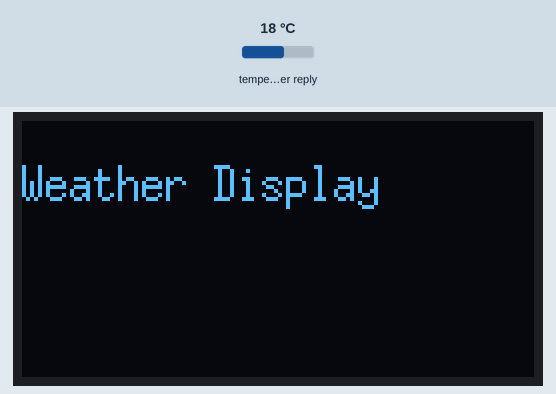
The sketch below on a simulated ESP32. Shown: 128×64 one-colour display. The test bench sets the inputs (shaded band); at power-on: temperature in the weather reply 18 °C. WiFi joins after 1.5 s; servers stay silent unless stated; web services answer with replies made up by the test bench; what the sketch prints to the serial monitor is not drawn.

Above: at 1.6 s.
At 10.8 s:
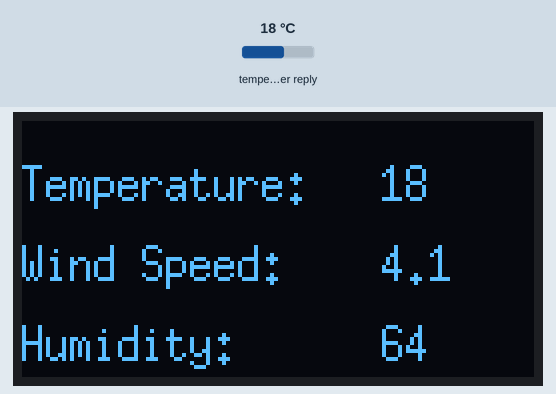
10.9 s: temperature in the weather reply set to -14 °C
At 21.1 s:
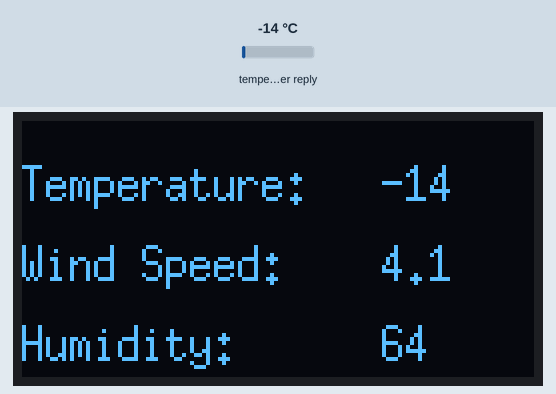
22.0 s: temperature in the weather reply set to 1 °C
At 31.2 s:
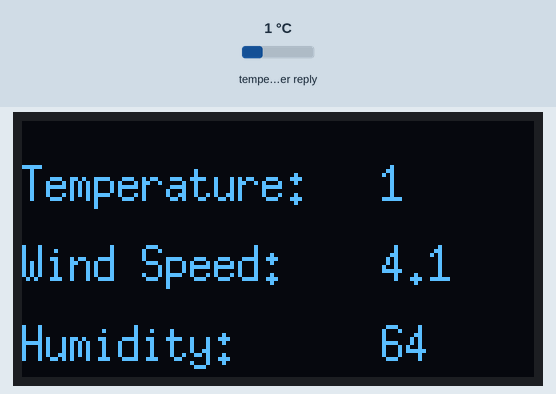
42.4 s: temperature in the weather reply set to -1 °C
At 52.8 s:
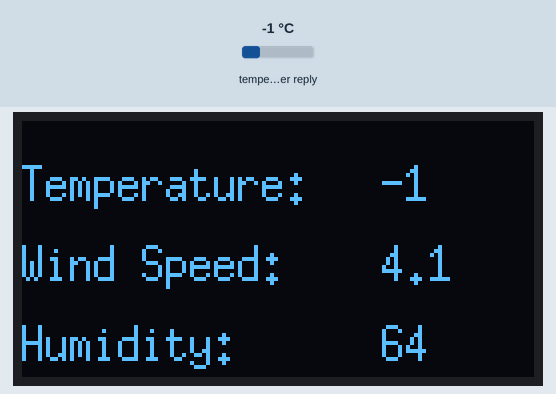
Timing chart, 0 to 54.3 s (numbered marks = the images above; inputs shaded):
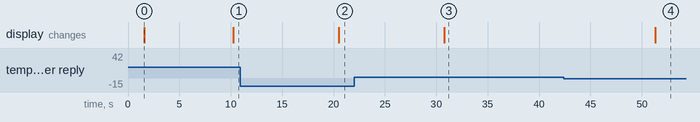

The sketch:

ESP32-Weather-Display.ino
```cpp
#include <WiFi.h>
#include <HTTPClient.h>
#include <Arduino_JSON.h>
#include <U8g2lib.h> // Include the U8g2 library

const char* ssid = "Wifi name";
const char* password = "wifi password";

// Your OpenWeatherMap API Key
String openWeatherMapApiKey = "API key";

String city = "city name";
String countryCode = "code"; // Country code

unsigned long lastTime = 0;
unsigned long timerDelay = 10000;

String jsonBuffer;

// Initialize OLED display
U8G2_SH1106_128X64_NONAME_F_HW_I2C u8g2(U8G2_R0, /* reset=*/ U8X8_PIN_NONE);


// Function declaration
String httpGETRequest(const char* serverName);
void displayWeatherData(JSONVar myObject);

void setup() {
  Serial.begin(115200);

  WiFi.begin(ssid, password);
  Serial.println("Connecting");
  while(WiFi.status() != WL_CONNECTED) {
    delay(500);
    Serial.print(".");
  }
  Serial.println("");
  Serial.print("Connected to WiFi network with IP Address: ");
  Serial.println(WiFi.localIP());

  // Initialize OLED display
  u8g2.begin();
  u8g2.clearBuffer();
u8g2.setFont(u8g2_font_6x13_tr);
  u8g2.drawStr(0, 20, "Weather Display");
  u8g2.sendBuffer();

  Serial.println("Timer set to 10 seconds (timerDelay variable), it will take 10 seconds before publishing the first reading.");
}

void loop() {
  if ((millis() - lastTime) > timerDelay) {
    if(WiFi.status() == WL_CONNECTED) {
      String serverPath = "http://api.openweathermap.org/data/2.5/weather?q=" + city + "," + countryCode + "&APPID=" + openWeatherMapApiKey +"&units=metric";

      jsonBuffer = httpGETRequest(serverPath.c_str());
      Serial.println(jsonBuffer);
      JSONVar myObject = JSON.parse(jsonBuffer);

      if (JSON.typeof(myObject) == "undefined") {
        Serial.println("Parsing input failed!");
        return;
      }

      displayWeatherData(myObject);

    } else {
      Serial.println("WiFi Disconnected");
    }
    lastTime = millis();
  }
}

void displayWeatherData(JSONVar myObject) {
  u8g2.clearBuffer();
  u8g2.setFont(u8g2_font_6x13_tr);


  u8g2.drawStr(0, 20, "Temperature: ");
  u8g2.setCursor(90, 20);
  u8g2.print(myObject["main"]["temp"]);

  u8g2.drawStr(0, 80, "Pressure: ");
  u8g2.setCursor(90, 80);
  u8g2.print(myObject["main"]["pressure"]);

  u8g2.drawStr(0, 60, "Humidity: ");
  u8g2.setCursor(90, 60);
  u8g2.print(myObject["main"]["humidity"]);

  u8g2.drawStr(0, 40, "Wind Speed: ");
  u8g2.setCursor(90, 40);
  u8g2.print(myObject["wind"]["speed"]);

  u8g2.sendBuffer();
}

String httpGETRequest(const char* serverName) {
  WiFiClient client;
  HTTPClient http;

  http.begin(client, serverName);

  int httpResponseCode = http.GET();

  String payload = "{}";

  if (httpResponseCode > 0) {
    payload = http.getString();
  } else {
    Serial.print("Error code: ");
    Serial.println(httpResponseCode);
  }

  http.end();

  return payload;
}
```

Measured:
- after the input at 10.9 s, the display: changes after 9.6 s (image 2)
- after the input at 22.0 s, the display: changes after 8.8 s (image 3)
- after the input at 42.4 s, the display: changes after 8.9 s (image 4)
- what the display in image 0 shows lasts 8.7 s, from 1.6 s to 10.3 s
